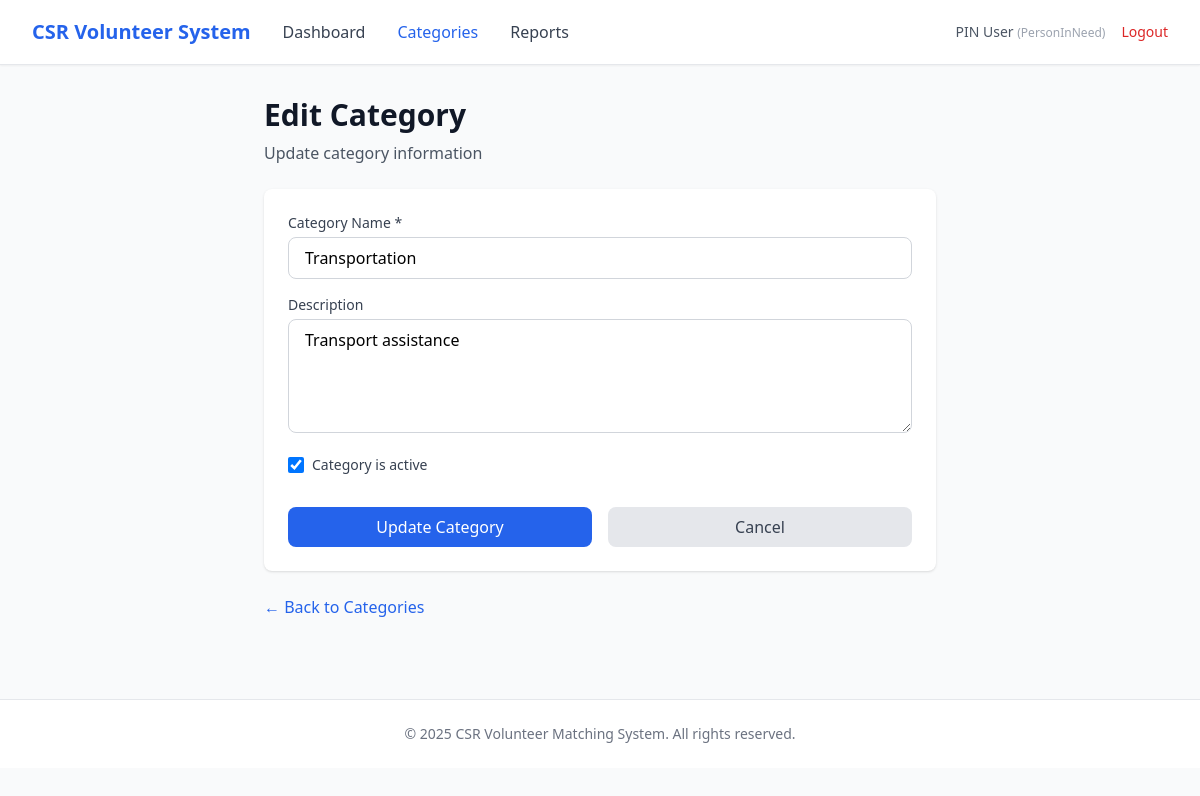
/pm/categories/1/edit (signed in), run on the app's committed database.
### app/entity/user_account.py (models this page shows, shortened)
class UserAccount(UserMixin, db.Model):
    __tablename__ = "user_accounts"
    userID = db.Column(db.Integer, primary_key=True, autoincrement=True)  # explicit auto increment
    name = db.Column(db.String(100), nullable=False)
    email = db.Column(db.String(120), nullable=False, unique=True, index=True)
    _password = db.Column("password", db.String(255), nullable=False)
    age = db.Column(db.Integer)
    phoneNumber = db.Column(db.String(20))
    isActive = db.Column(db.Boolean, default=True)
    profileID = db.Column(db.Integer, db.ForeignKey("user_profiles.profileID"), nullable=False)
    profile = db.relationship("UserProfile", back_populates="users", lazy=True)
    @property
    def password(self):
        raise AttributeError("Password is write-only.")
    @password.setter
    def password(self, raw):
        self._password = generate_password_hash(raw)

### app/entity/user_profile.py (models this page shows)
class UserProfile(db.Model):
    __tablename__ = "user_profiles"
    profileID   = db.Column(db.Integer, primary_key=True, autoincrement=True)  # explicit auto increment
    profileName = db.Column(db.String(50), nullable=False, unique=True)
    description = db.Column(db.String(255))
    isActive    = db.Column(db.Boolean, default=True)
    users = db.relationship("UserAccount", back_populates="profile", lazy=True)

### app/entity/category.py (models this page shows)
class Category(db.Model):
    __tablename__ = "categories"
    categoryID   = db.Column(db.Integer, primary_key=True)
    categoryName = db.Column(db.String(100), nullable=False, unique=True)
    description  = db.Column(db.String(255))
    isActive     = db.Column(db.Boolean, default=True)
    requests = db.relationship("Request", back_populates="category", lazy=True)

### app/boundary/routes.py (the view, shortened to what this page needs)
@boundary_bp.route("/pm/categories/<int:category_id>/edit", methods=["GET", "POST"])
@login_required
def pm_edit_category(category_id):
    from app.entity.category import Category
    cat = Category.query.get(category_id)
    if not cat:
        raise NotFound("Category not found.")
    return render_template("pm/edit_category.html", category=cat)

### app/entity/user_account.py (called while the page is built)
@login_manager.user_loader
def load_user(user_id):
    return UserAccount.query.get(int(user_id))

### app/templates/pm/edit_category.html (shortened to what this page needs)
{% extends "base.html" %}
{% block nav_links %}
<a href="{{ url_for('boundary.pm_dashboard') }}" class="text-gray-700 hover:text-primary">Dashboard</a>
<a href="{{ url_for('boundary.pm_categories') }}" class="text-primary font-medium">Categories</a>
<a href="{{ url_for('boundary.pm_reports') }}" class="text-gray-700 hover:text-primary">Reports</a>
{% endblock %}
{% block content %}
<div class="max-w-2xl mx-auto">
    <div class="mb-6">
        <h1 class="text-3xl font-bold text-gray-900">Edit Category</h1>
        <p class="text-gray-600 mt-2">Update category information</p>
    </div>
    <div class="bg-white rounded-lg shadow p-6">
        <form method="POST" action="{{ url_for('boundary.pm_edit_category', category_id=category.categoryID) }}">
            <div class="space-y-4">
                <div>
                    <label for="category_name" class="block text-sm font-medium text-gray-700 mb-1">Category Name *</label>
                    <input type="text"
                           id="category_name"
                           name="category_name"
                           value="{{ category.categoryName }}"
                           required
                           class="w-full px-4 py-2 border border-gray-300 rounded-lg focus:ring-2 focus:ring-primary focus:border-transparent">
                </div>
                <div>
                    <label for="description" class="block text-sm font-medium text-gray-700 mb-1">Description</label>
                    <textarea id="description"
                              name="description"
                              rows="4"
                              class="w-full px-4 py-2 border border-gray-300 rounded-lg focus:ring-2 focus:ring-primary focus:border-transparent">{{ category.description or '' }}</textarea>
                </div>
                <div class="flex items-center">
                    <input type="checkbox"
                           id="is_active"
                           name="is_active"
                           {% if category.isActive %}checked{% endif %}
                           class="h-4 w-4 text-primary focus:ring-primary border-gray-300 rounded">
                    <label for="is_active" class="ml-2 block text-sm text-gray-700">
                        Category is active
                    </label>
                </div>
                <div class="flex gap-4 pt-4">
                    <button type="submit"
                            class="flex-1 bg-primary text-white py-2 px-4 rounded-lg hover:bg-blue-700 transition">
                        Update Category
                    </button>
                    <a href="{{ url_for('boundary.pm_categories') }}"
                       class="flex-1 text-center bg-gray-200 text-gray-700 py-2 px-4 rounded-lg hover:bg-gray-300 transition">
                        Cancel
                    </a>
                </div>
            </div>
        </form>
    </div>
    <div class="mt-6">
        <a href="{{ url_for('boundary.pm_categories') }}" class="text-primary hover:text-blue-700">
            ← Back to Categories
        </a>
    </div>
</div>
{% endblock %}

### app/templates/base.html (shortened to what this page needs)
<!DOCTYPE html>
<html lang="en">
<head>
    <script src="https://cdn.tailwindcss.com"></script>
</head>
<body class="bg-gray-50 min-h-screen">
    {% if current_user.is_authenticated %}
    <nav class="bg-white shadow-sm border-b border-gray-200">
        <div class="max-w-7xl mx-auto px-4 sm:px-6 lg:px-8">
            <div class="flex justify-between items-center h-16">
                <div class="flex items-center gap-8">
                    <a href="{{ url_for('boundary.login') }}" class="text-xl font-bold text-primary">
                        CSR Volunteer System
                    </a>
                    {% block nav_links %}{% endblock %}
                </div>
                <div class="flex items-center gap-4">
                    <span class="text-sm text-gray-600">
                        {{ current_user.name }}
                        <span class="text-xs text-gray-400">({{ current_user.profile.profileName }})</span>
                    </span>
                    <a href="{{ url_for('boundary.logout') }}" class="text-sm text-red-600 hover:text-red-700">
                        Logout
                    </a>
                </div>
            </div>
        </div>
    </nav>
    {% endif %}
    <main class="max-w-7xl mx-auto px-4 sm:px-6 lg:px-8 py-8">
        {% block content %}{% endblock %}
    </main>
    <footer class="bg-white border-t border-gray-200 mt-12">
        <div class="max-w-7xl mx-auto px-4 sm:px-6 lg:px-8 py-6">
            <p class="text-center text-sm text-gray-500">
                &copy; 2025 CSR Volunteer Matching System. All rights reserved.
            </p>
        </div>
    </footer>
</body>
</html>

### data on the page
UserAccount: name "PIN User"
UserProfile: profile.profileName "PersonInNeed"
Category: category_name "Transportation", description "Transport assistance", isActive "☑"
